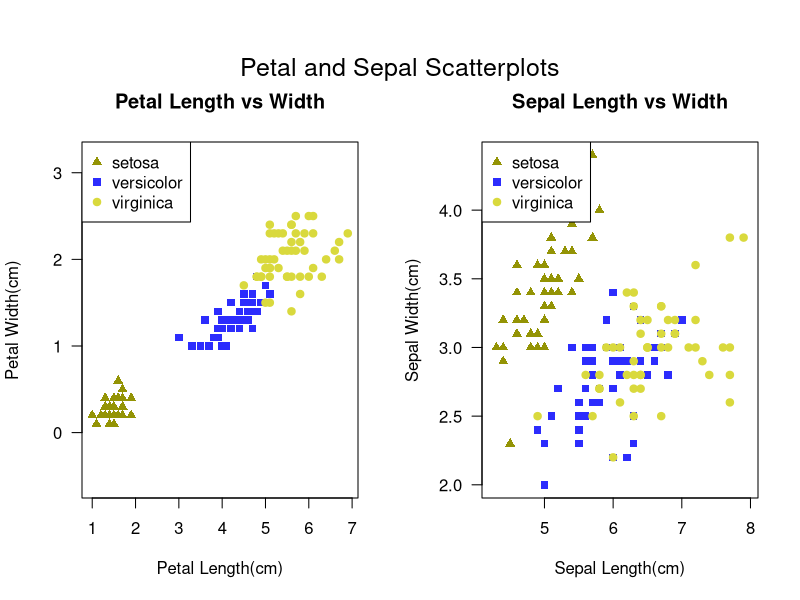
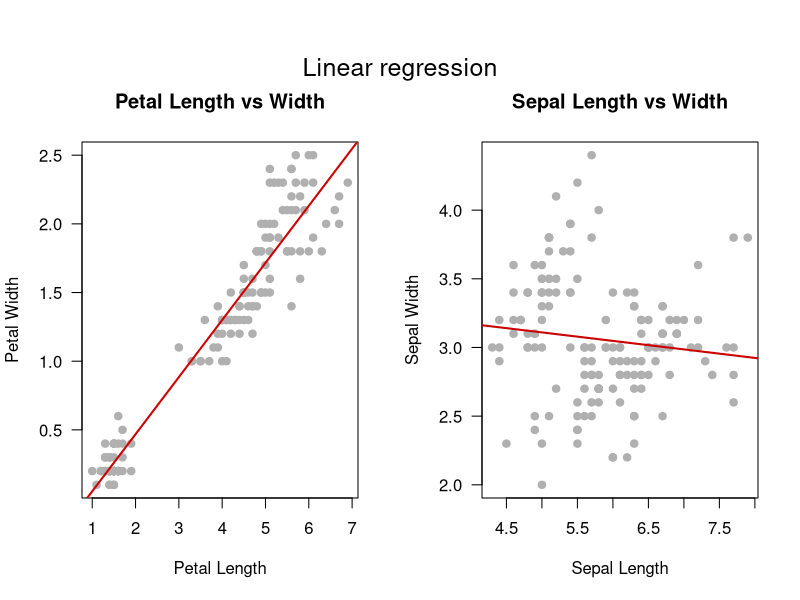
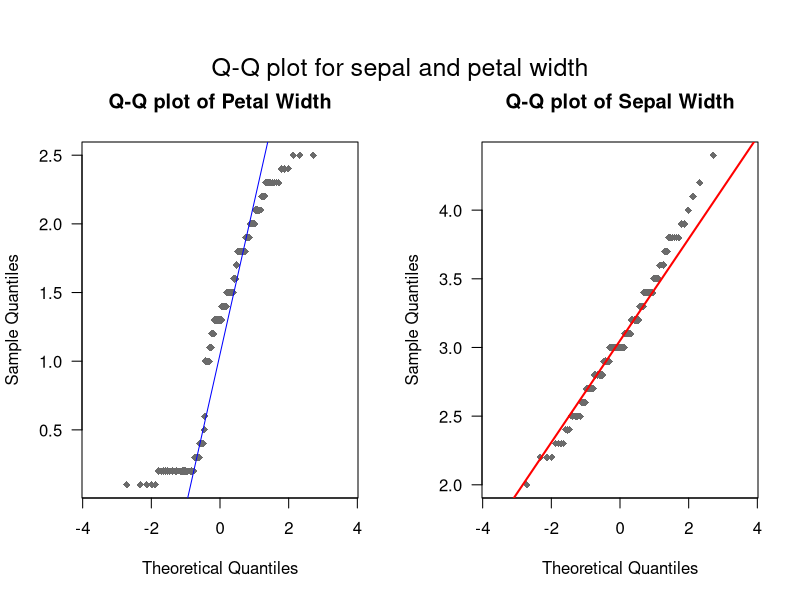
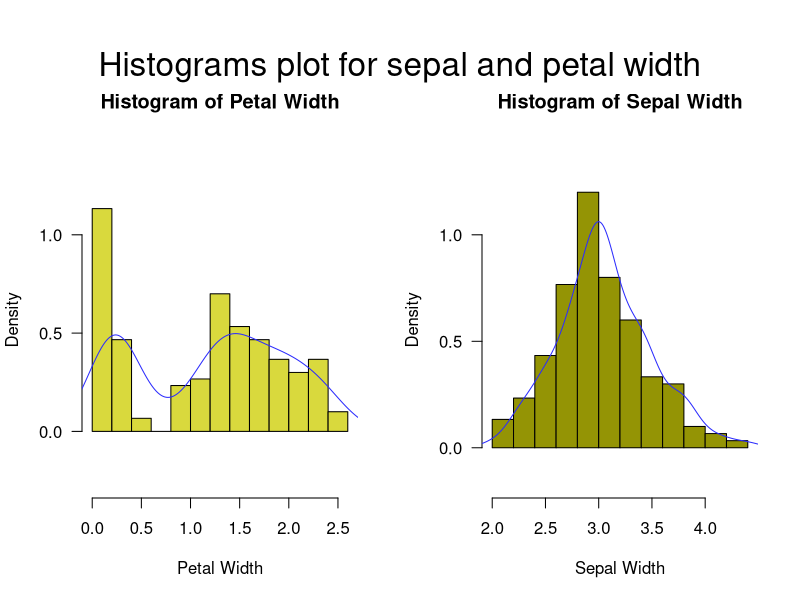
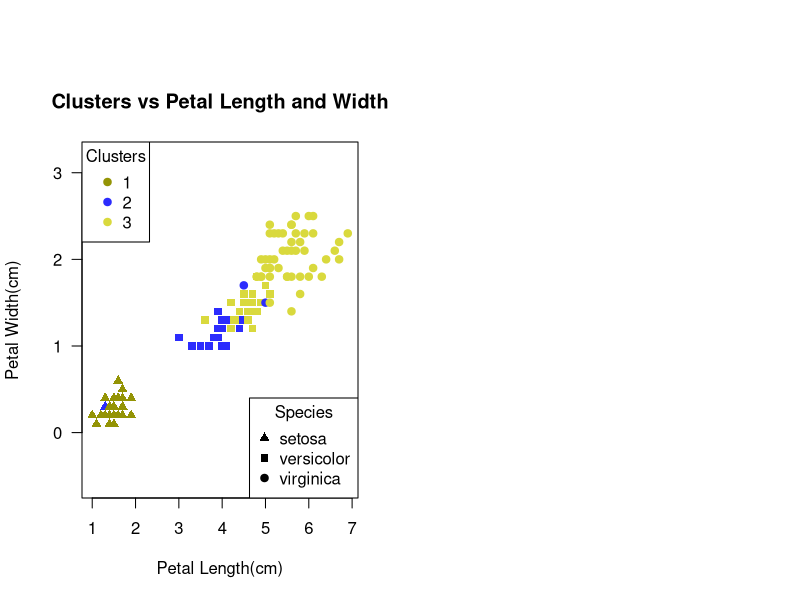

These charts were generated, in order, by the following R code:
#GITHUB FULL CODE FOR THE PLOTTING OF THE PRACTICAL EXERCISE 

# Install and load necessary package
install.packages("dichromat")
library(dichromat)

# Define the original color palette
original_colors <- c("red", "blue", "green")

# Simulate color palettes for different types of colorblindness
protan <- dichromat(original_colors, type = "protan")
deutan <- dichromat(original_colors, type = "deutan")
tritan <- dichromat(original_colors, type = "tritan")

Petal.Width=(iris$Petal.Width) 
Sepal.Width=(iris$Sepal.Width) 
Petal.Length=(iris$Petal.Length) 
Sepal.Length=(iris$Petal.Length)

################################################################################

#EXCERCISE 1

# Loading the iris dataset
iris_table <- iris
species_names <- unique(iris_table$"Species")

# Print species info
print(species_names)
table(iris_table$"Species")

# Map species to original colors and colorblind-simulated colors
species_colours_original <- c("setosa" = "red", 
                              "versicolor" = "blue", 
                              "virginica" = "green")

species_colours_deutan <- c("setosa" = deutan[1], 
                            "versicolor" = deutan[2], 
                            "virginica" = deutan[3])

# Shapes for the species (consistent across plots)
species_shapes <- c("setosa" = 17, "versicolor" = 15, "virginica" = 19)


# Creating scatterplots

# Setting up the plotting area to produce a multi-panel plot with 1 row and 2 columns.
# Adjusting outer and inner margins
par(mfrow = c(1, 2), oma = c(0, 0, 3, 0), mar = c(5, 4, 4, 2) + 0.1) 

plot(iris$Petal.Length, iris$Petal.Width, 
     col = species_colours_deutan[iris$Species], 
     pch = species_shapes[iris$Species], 
     xlab = "Petal Length(cm)", ylab = "Petal Width(cm)", 
     asp = 2, las=1,
     main = "Petal Length vs Width")
legend("topleft", legend = names(species_colours_deutan), 
       col = species_colours_deutan, 
       pch = species_shapes, cex = 1)

plot(iris$Sepal.Length, iris$Sepal.Width, 
     col = species_colours_deutan[iris$Species], 
     pch = species_shapes[iris$Species], 
     xlab = "Sepal Length(cm)", ylab = "Sepal Width(cm)", 
     asp = 2, las=1,
     main = "Sepal Length vs Width")  
legend("topleft", legend = names(species_colours_deutan), 
       col = species_colours_deutan, 
       pch = species_shapes, cex = 1) 

# Adding a common title for both plots.
mtext("Petal and Sepal Scatterplots", side = 3, outer = TRUE, 
      line = -1, cex = 1.5) # Adds a title to the entire plotting area.

# Resetting plotting parameters to avoid that future subsequent plots might 
#nherit the multi-panel layout.
par(mfrow = c(1, 1))

dev.off()


#EXCERCISE 2

# Linear regression for petal length vs. petal width
petal_lm <- lm(Petal.Width ~ Petal.Length, data = iris_table)

# Linear regression for sepal length vs. sepal width
sepal_lm <- lm(Sepal.Width ~ Sepal.Length, data = iris_table)

par(mfrow = c(1, 2), oma = c(0, 0, 3, 0), mar = c(5, 4, 4, 2) + 0.1)

# Plotting Petal Variables
plot(iris$Petal.Length, iris$Petal.Width,
     xlab = "Petal Length", ylab = "Petal Width",
     main = "Petal Length vs Width", 
     pch = 19, las=1, col = "gray69")
abline(petal_lm, col = "red3", lwd = 2)

# Plotting Sepal Variables

plot(iris$Sepal.Length, iris$Sepal.Width,
     xlab = "Sepal Length", ylab = "Sepal Width",
     main = "Sepal Length vs Width", 
     pch = 19, las=1, col = "gray69")
abline(sepal_lm, col = "red3", lwd = 2)

mtext("Linear regression", side = 3, outer = TRUE, 
      line = -1, cex = 1.5) # Adds a title to the entire plotting area

dev.off()


#EXCERCISE 3

################################################################################
# EXTRA, Testing the linearity of the q-q plot
par(mfrow = c(1, 2), oma = c(0, 0, 3, 0), mar = c(5, 4, 4, 2) + 0.1)

qqplot.Petalwidth.pdf = qqnorm(Petal.Width, 
                               main = "Q-Q plot of Petal Width", 
                               col = "gray42", 
                               asp=4, las=1,
                               pch = 18)

qqline(Petal.Width, col = "blue", lwd = 1)

qqplot.Sepalwidth.pdf = qqnorm(Sepal.Width, 
                               main = "Q-Q plot of Sepal Width", 
                               col = "gray42", 
                               asp=4, las=1,
                               pch = 18)

qqline(Sepal.Width, col = "red", lwd = 2)

mtext("Q-Q plot for sepal and petal width", side = 3, outer = TRUE, 
      line = -1, cex = 1.5) # Adds a title to the entire plotting area
################################################################################

#shapiro test

petal_width_shapiro = shapiro.test(Petal.Width)
petal_width_shapiro

# Shapiro-Wilk normality test
# data:  Petal.Width
# W = 0.90183, p-value = 1.68e-08

sepal_width_shapiro = shapiro.test(Sepal.Width)
sepal_width_shapiro

# Shapiro-Wilk normality test
# data:  Sepal.Width
# W = 0.98492, p-value = 0.1012


#Histogram for the petal width

par(mfrow = c(1, 2), oma = c(0, 0, 3, 0), mar = c(5, 4, 4, 2) + 0.1)

histo.Petal.Width.pdf = hist(Petal.Width, 
                             main = "Histogram of Petal Width", 
                             freq = F, 
                             col = deutan[3],
                             asp = 2, las=1,
                             xlab = "Petal Width")
Pd = density(Petal.Width)
lines(Pd, col = deutan[2])


#Histogram for the sepal width

histo.Sepal.Width.pdf = hist(Sepal.Width, 
                             main = "Histogram of Sepal Width", 
                             freq = F, 
                             col = deutan[1], 
                             asp = 2, las=1,
                             xlab = "Sepal Width")
Sd = density(Sepal.Width)
lines(Sd, col = deutan[2])

mtext("Histograms plot for sepal and petal width", side = 3, outer = TRUE, 
      line = -1, cex = 2) # Adds a title to the entire plotting area




#EXCERCISE 4

#Removal of the column "Species" since it is qualitative and not numerical  
#Clustering is performed with only numerical objects

iris_numeric <- iris_table[, -ncol(iris_table)] #since the column "Species" is the last one

#Reduction to the 4 variables: 
#"Sepal.Length", "Sepal.Width", "Petal.Length", "Petal.Width"

#After scaling the dataset that gives 
#Equal Weighting: Features in different units or scales can dominate distance calculations, leading to biased results. 
#Improved Accuracy: Scaling ensures each feature contributes equally, helping to identify the true data structure. 
#Consistency: Distance metrics like Euclidean distance are sensitive to scale; scaling ensures consistent and meaningful distances.

#it is time for the computation of the distance matrix to define the distance between the new group and
#the rest of the data points.

iris_dist=dist(scale(iris_numeric))

#as this default method is implemented with:
iris_hc = hclust(iris_dist)

#the distance between pairs of clusters is defined as the
#maximum value of all possible distances between elements of the two clusters.

#This function produces a vector that defines the belonging to one of the 3 groups.
iris_clusters = cutree(iris_hc, k=3)

iris$iris_clusters <- iris_clusters

#Now, we can test the performance of the clustering method by comparing 
#the original classification with the clustering:

contingency_table <- table (iris$iris_clusters, iris$Species)

print(contingency_table)

#setosa versicolor virginica
#1     49          0         0
#2      1         21         2
#3      0         29        48

#prepearing the clustering colours in a way that enables colorblind people to use it

cluster_colors <- dichromat(c("red", "blue", "green"), type = "deutan")

plot(iris$Petal.Length, iris$Petal.Width, 
     col = cluster_colors[iris_clusters], 
     pch = species_shapes[iris$Species], 
     xlab = "Petal Length(cm)", ylab = "Petal Width(cm)", 
     asp = 2, las=1,
     main = "Clusters vs Petal Length and Width")

legend("topleft", legend = unique(iris_clusters), 
       col = cluster_colors, 
       pch = 19, cex = 1, title = "Clusters")

legend("bottomright", legend = names(species_shapes), 
       col = "black", 
       pch = species_shapes, cex = 1, title = "Species")
